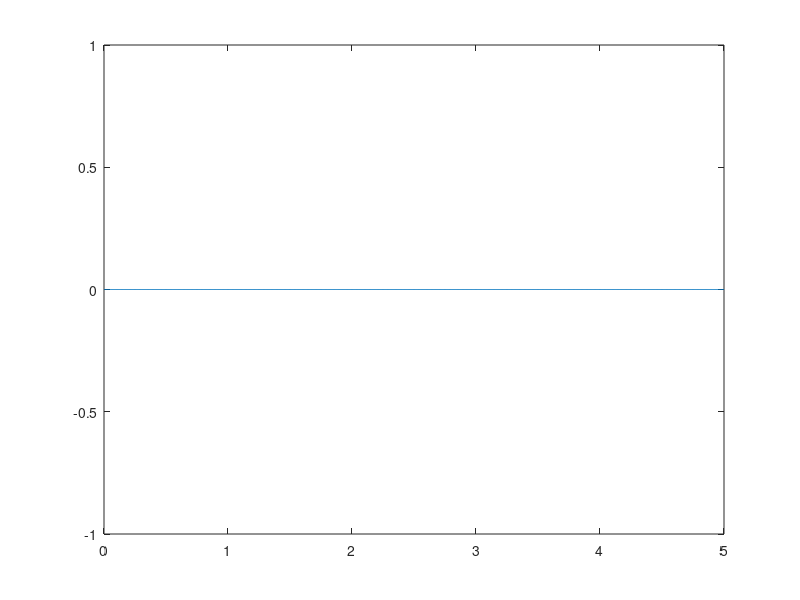

The MATLAB script that drew this image: (Note: this script raises an error after producing the figure.)
%pointload Bending Moment and Shear force diagrams
prompt = 'What is the length of the beam?';
Length = input(prompt);
prompt = 'Howmany Pointloads are acting on a structure?';
noofloads = input(prompt);
formatSpec = 'Please add the value of point load no %d';
pl = zeros(1,noofloads);
l = zeros(1,noofloads);
n = 0;

while n < noofloads
    n = n+1;
    str = sprintf(formatSpec,n);
    prompt = str;
    pl(n) = input(prompt);
    display(pl(n));
    string = sprintf('Please add distance of the application of load no %d .',n);
    prompt = string;
    l(n) = input(prompt);
    display(l(n));
end

Vb = 0;
for c = 1:noofloads
    Vb = Vb + pl(1,c)*l(1,c);
end
Vb = Vb/Length;
Totalload = 0;
for z = 1:noofloads
    Totalload = Totalload + pl(1,z);
end
Va = Totalload - Vb;
delta_x = Length/1000;
x = (0:delta_x:Length)';
N = size(x,1);
V = zeros(N,1);
M = V;
for S = 1:N
    V(S) = Va;
    M(S) = Va * x(S);
    for v = 1:noofloads
        if(x(S) >= l(1,v))
            V(S) = V(S) - pl(1,v);
            M(S) = M(S) - pl(1,v)*(x(S) - l(1,v));
        end
    end
end
plot(x,M)
%deflection curve computing
E = xlsread('E.xlsx');
[m,n] = size(E);
for S=1:N
    M(S) = M(S);
    for w = 1:m
        if(x(S)>=E(w,2))
            M(S) = M(S)/E(w,1);
        end
        if(x(S)>=E(w,3))
            M(S) = M(S)*E(w,1);
        end
    end
end
widthb = xlsread('widthb.xlsx');
[m,n] = size(widthb);
for S = 1:N
    M(S) = M(S);
    for b = 1:m
        if(x(S)>=widthb(b,3))
            M(S) = M(S)*(widthb(b,4)-widthb(b,3))/((widthb(b,2)-widthb(b,1))*(x(S)-widthb(b,3))+widthb(b,1)*(widthb(b,4)-widthb(b,3)));
        end
        if(x(S)>=widthb(b,4))
            M(S) = M(S)*((widthb(b,2)-widthb(b,1))*(x(S)-widthb(b,3))+widthb(b,1)*(widthb(b,4)-widthb(b,3)))/(widthb(b,4)-widthb(b,3));
        end
    end
end
depthd = xlsread('depthd.xlsx');
[m,n] = size(depthd);
for S = 1:N
    M(S) = M(S);
    for d = 1:m
        if(x(S)>=depthd(d,3))
            M(S) = M(S)/(((depthd(d,2)-depthd(d,1))*(x(S)-depthd(d,3))/(depthd(d,4)-depthd(d,3)))+depthd(d,1))^3;
        end
        if(x(S)>=depthd(d,4))
            M(S) = M(S)*(((depthd(d,2)-depthd(d,1))*(x(S)-depthd(d,3))/(depthd(d,4)-depthd(d,3)))+depthd(d,1))^3;
        end
    end
end
M = 12*M;
cVa = 0;
cVb = 0;
for S = 1:N
    cVa = cVa - M(S)*delta_x*(Length - x(S));
    cVb = cVb - M(S)*delta_x*x(S);
end
cVa = cVa/Length;
cVb = cVb/Length;
cM = zeros(N,1);
for S = 1:N
    cM(S) = cVa*x(S);
    for v = 1:S
        if(x(S) >= x(v))
            cM(S) = cM(S) +M(v)*delta_x*(x(S)-x(v));
        end
    end
end
plot(x,cM)
